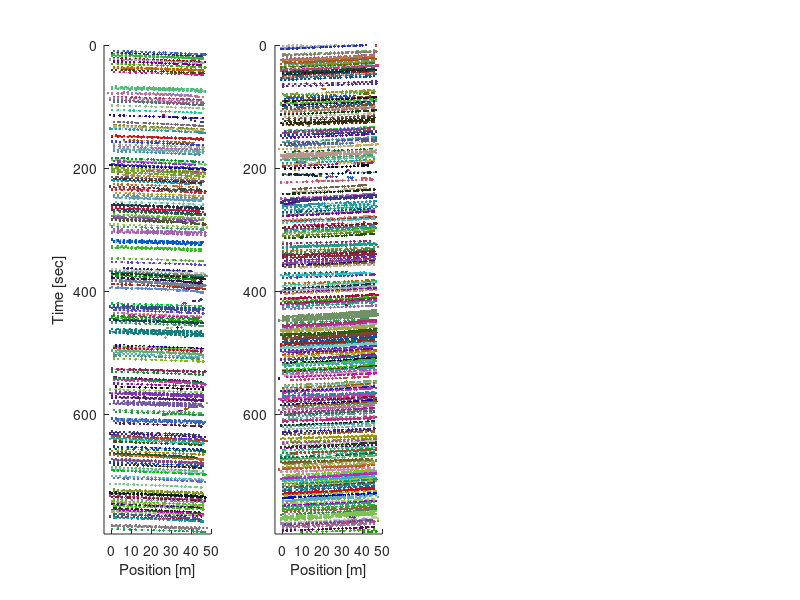

The MATLAB script that drew this image: (Note: this script raises an error after producing the figure.)
figure(12)
clf

if ~exist('temporalResults2','var')
    load('temporalResults.mat')
end
if size(temporalResults2,2)==6
temporalResults2(:,7)=temporalResults2(:,6);
end

cars_going_right        = temporalResults2(temporalResults2(:,2)==1,:);
cars_going_left         = temporalResults2(temporalResults2(:,2)==2,:);
cars_going_right_labels = unique(cars_going_right(:,7));
cars_going_left_labels  = unique(cars_going_left(:,7));
num_cars_going_left     = numel(cars_going_left_labels);
num_cars_going_right    = numel(cars_going_right_labels);

 colors_right            = 0.8*rand(num_cars_going_right,3);
 colors_right(colors_right>1)=1;
 colors_right(colors_right<0)=0;
 
 
 colors_left            = 0.8*rand(num_cars_going_left,3);
 colors_left(colors_left>1)=1;
 colors_left(colors_left<0)=0;

%colors_right=((1:num_cars_going_right)')/num_cars_going_right;
%colors_right(:,3) = (num_cars_going_right:-1:1)'/num_cars_going_right;
sideMargin = 2;
clf
h1=subplot(141);
hold on
for k=1:num_cars_going_right
    current_label = cars_going_right_labels(k);
    current_cars = cars_going_right(cars_going_right(:,7)==current_label,:);
    plot(current_cars(:,1),current_cars(:,3),':.','color',colors_right(k,:))
end
axis ij
ylabel('Time [sec]')
xlabel('Position [m]')
axis([-sideMargin+min([(temporalResults{:,4})])  sideMargin+max([(temporalResults{:,4})]) 0 max(temporalResults2(:,3))+3])


h2=subplot(142);
hold on
for k=1:num_cars_going_left
    current_label = cars_going_left_labels(k);
    current_cars = cars_going_left(cars_going_left(:,7)==current_label,:);
    plot(current_cars(:,1),current_cars(:,3),':.','color',colors_left(k,:))
end
% plot(cars_going_left(:,1),cars_going_left(:,3),'.')
axis ij
%ylabel('Time [sec]')
xlabel('Position [m]')
axis([-sideMargin+min([(temporalResults{:,4})])  sideMargin+max([(temporalResults{:,4})]) 0 max(temporalResults2(:,3))+3])
      
upperL=1;
lowerL=max(cars_going_left(end,3),cars_going_right(end,3));

h1.YLim = [upperL lowerL];
h2.YLim = [upperL lowerL];

h0=gcf;
h0.Position = [200 200 1200 600];



%filename='Fig_traffic_all.png';
%print('-dpng','-r400',filename)
%

h3=subplot(143);
hold on
for k=1:num_cars_going_right
    current_label = cars_going_right_labels(k);
    current_cars = cars_going_right(cars_going_right(:,7)==current_label,:);
    plot(current_cars(:,1),current_cars(:,3),':.','color',colors_right(k,:))
end
axis ij
%ylabel('Time [sec]')
xlabel('Position [m]')
axis([-sideMargin+min([(temporalResults{:,4})])  sideMargin+max([(temporalResults{:,4})]) 0 max(temporalResults2(:,3))+3])


h4=subplot(144);
hold on
for k=1:num_cars_going_left
    current_label = cars_going_left_labels(k);
    current_cars = cars_going_left(cars_going_left(:,7)==current_label,:);
    plot(current_cars(:,1),current_cars(:,3),':.','color',colors_left(k,:))
end
axis ij
axis([-sideMargin+min([(temporalResults{:,4})])  sideMargin+max([(temporalResults{:,4})]) 0 max(temporalResults2(:,3))+3])

%%
hWidth = 0.215;
h1.Position = [0.04    0.12    hWidth    0.8];
h2.Position = [0.285     0.12    hWidth    0.8];
h3.Position = [0.53    0.12    hWidth    0.8];
h4.Position = [0.775     0.12    hWidth    0.8];


h1.Title.String='(a)';% Pedestrians';
h2.Title.String='(b)';%Vehicles traveling to the left';
h3.Title.String='(c)';% Pedestrians';
h4.Title.String='(d)';%Vehicles traveling to the left';
h1.Title.FontSize =15;
h2.Title.FontSize =15;
h3.Title.FontSize =15;
h4.Title.FontSize =15;
%%
%upperL=700;
%lowerL=760;

%upperL=602;
%lowerL=690;

upperL=615;
lowerL=720;

h3.YLim = [upperL lowerL];

upperL=45;
lowerL=120;

h4.YLim = [upperL lowerL];

%%
filename='Fig_traffic_2022_01_10.png';
print('-dpng','-r400',filename)


%%
